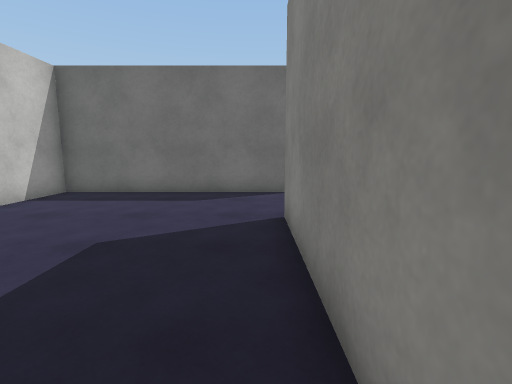
View 1 (above)

17 first-person views from a walk through a Unity game level. The camera is 1.3 m above the floor, tilts 8° down and sees 85° across. The floor is counted in squares, 1 m on a side. Each view is taken from the middle of a square. On the plan, view 1 faces up. The plan holds only what a view shows up to about 13 squares ahead; the rest is blank. The place goes on beyond the plan. The player character is not drawn. Surface patterns are stand-ins for the level's own textures.

View 2
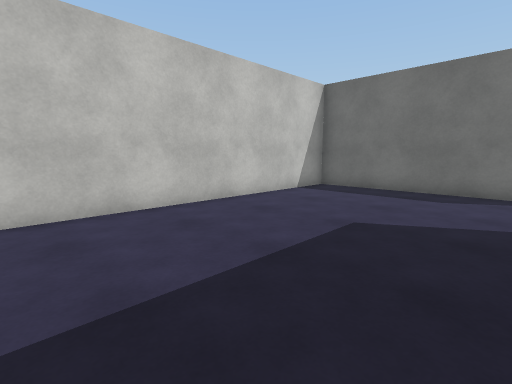

View 3
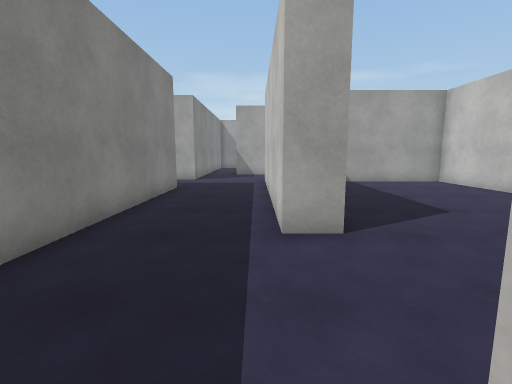

View 4
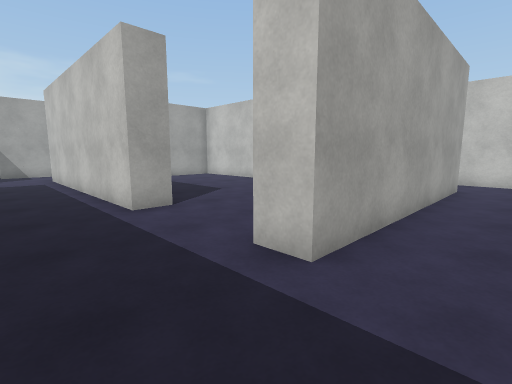

View 5
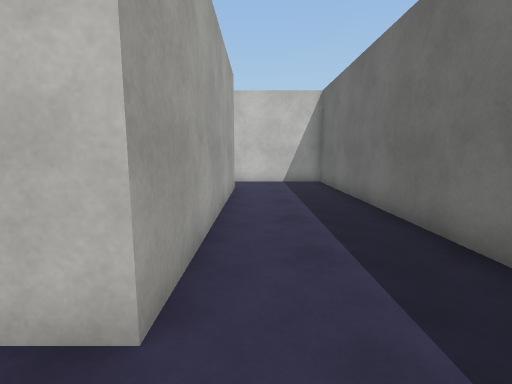

View 6
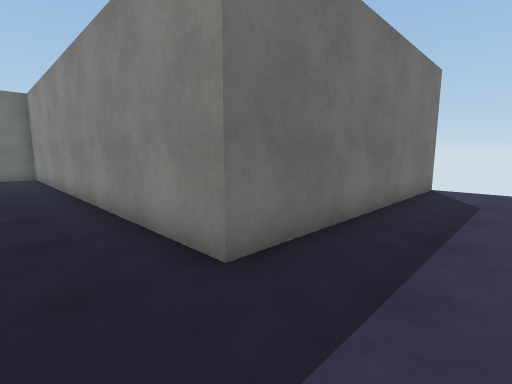

View 7
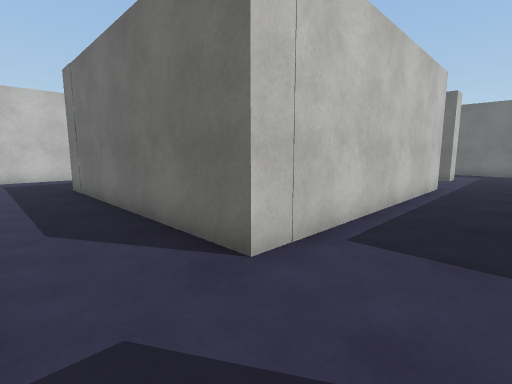

View 8
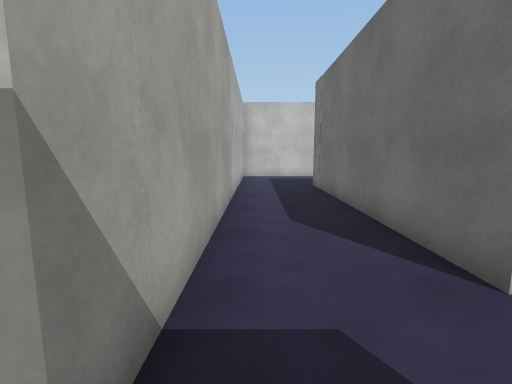

View 9
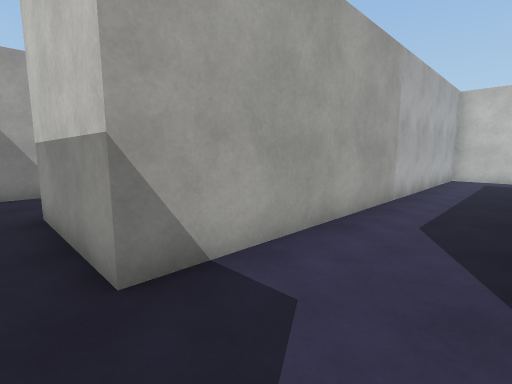

View 10
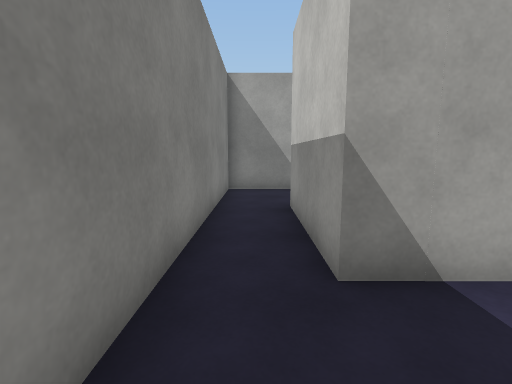

View 11
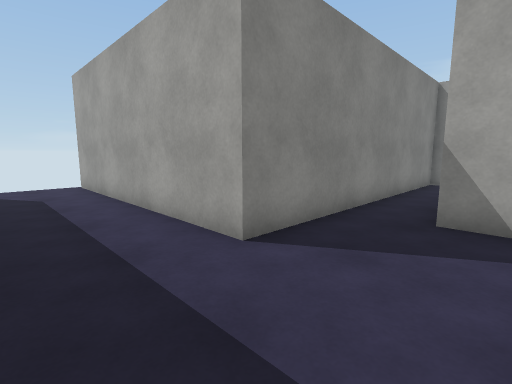

View 12
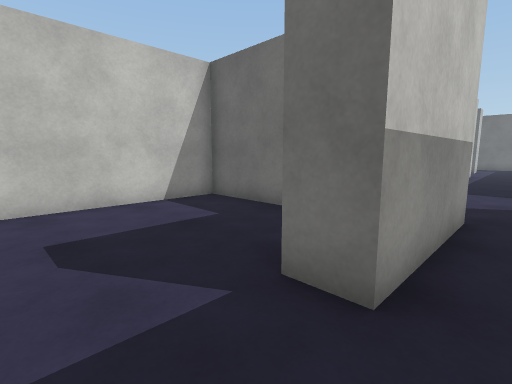

View 13
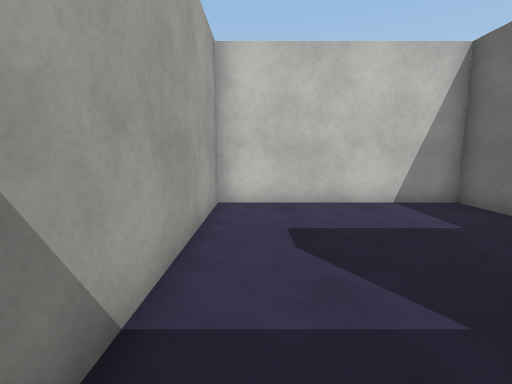

View 14
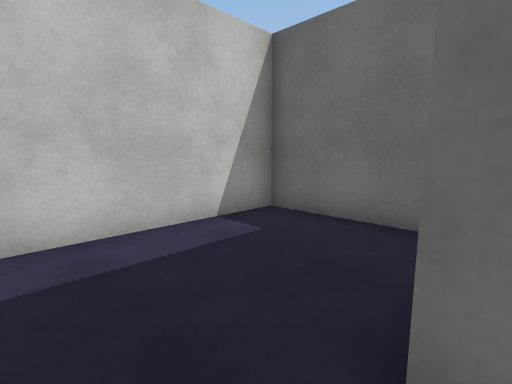

View 15
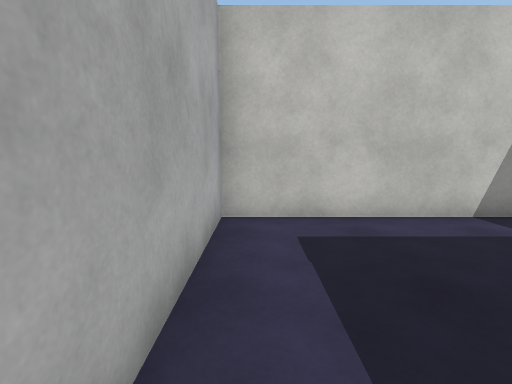

View 16
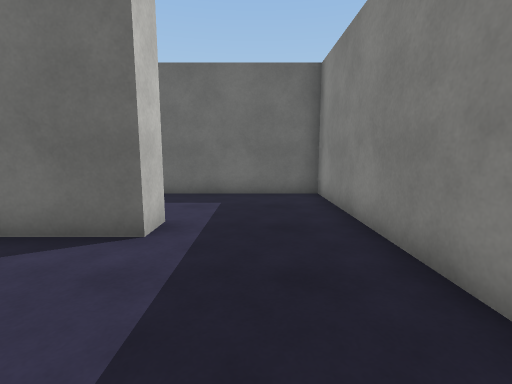

View 17
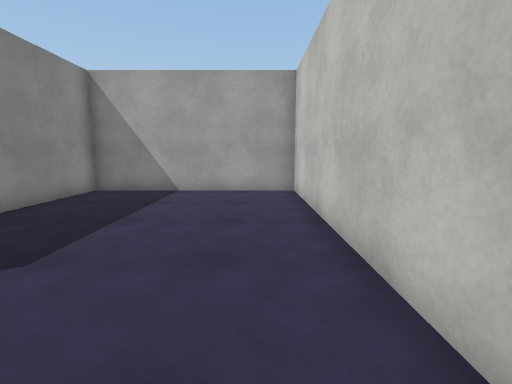

### Floor plan
Points are (right, up) in squares from view 1. A wall is a line through its corners. A room is listed if a view was taken in it or the views show most of it. See-through windows are left out.
Room 1 (views 1, 2, 3, 4, 5, 6, 7, 8, 9, 10, 11, 14, 15, 16, 17)
walls: (-8.2, 0.1) (-11.6, 0.1) (-11.6, -6.7) (3.2, -6.7); (5, -6.4) (5, -3.7) (14, -3.7); (-7.4, 10.2) (1.3, 10.2) (1.3, 9.2) (-6.3, 9.2) (-6.3, -2.7) (0.6, -2.7) (0.6, 5.6) (1.6, 5.6) (1.6, -3.7) (-7.4, -3.7); (14.2, -0.5) (5, -0.5) (5, 13.9) (-9.7, 13.9) (-9.7, 11.5)
ways out: opening at (4, -6) to room 2; opening at (-8.5, 10.5); gap at (14, 0)
Room 2 (views 12, 13)
walls: (-0.4, -7.7) (-3.3, -7.7) (-3.3, -14) (5, -14) (5, -6.4); (3.2, -6.7) (3.2, -10.8) (2.1, -10.8)
ways out: opening at (4, -6) to room 1

Positions as (right, up) in squares from view 1, and headings:
1: (0, 0), facing up
2: (0, -1), facing up-left
3: (2, 10), facing down
4: (4, 12), facing down-left
5: (3, 11), facing left
6: (3, -3), facing up-right
7: (4, -6), facing up-left
8: (4, -6), facing left
9: (4, -4), facing down-left
10: (4, -4), facing down
11: (2, -1), facing down-right
12: (4, -13), facing up-left
13: (4, -13), facing left
14: (-7, -5), facing up-left
15: (-6, -6), facing left
16: (3, 5), facing up
17: (-5, 7), facing down
